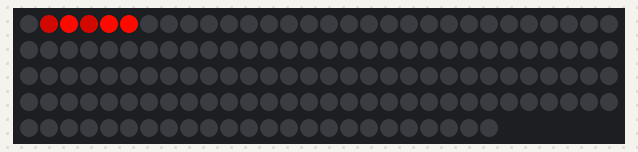
The sketch below on a simulated Arduino Uno, built with avr-gcc and run on an emulated ATmega328P. Shown: 144 RGB LEDs in strip order, left to right, continuing on the next row. Dim RGB values are drawn brighter than linear; random numbers use the default seed unless the sketch sets one.

Above: at 0.02 s.
At 5.29 s:
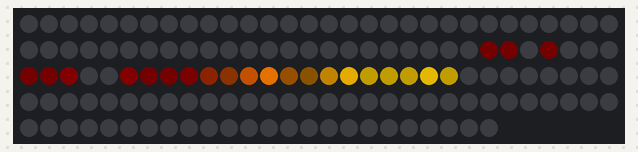
At 10.57 s:
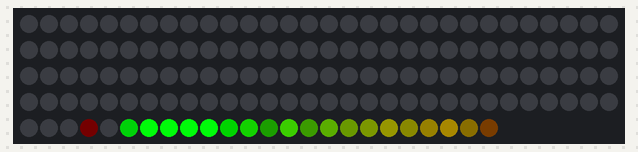
At 20.7 s:
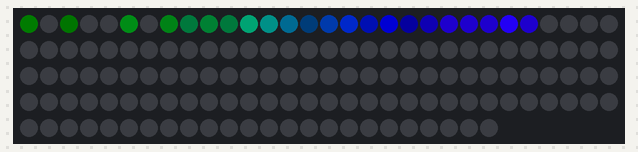
At 30.28 s:
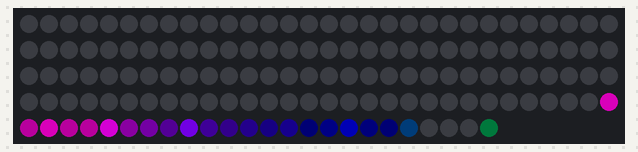
At 39.85 s:
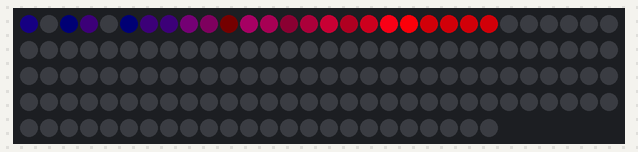

The sketch:

EffectsLEDStrip.ino
```cpp
#include <Arduino.h>
#define FASTLED_INTERNAL
#include <FastLED.h>

#define NUM_LEDS    144 // Número de leds de la tira
#define LED_PIN     6   // Pin digital Arduino Uno

CRGB g_LEDs[NUM_LEDS] = {0}; //Buffer

void setup() {
  pinMode(LED_PIN, OUTPUT);
  FastLED.addLeds<WS2812B, LED_PIN, GRB>(g_LEDs, NUM_LEDS);  // FastLed
}

void loop() {
  DrawComet(); // Efecto Cometa
}

void DrawComet() {
    const byte fadeAmt = 128;
    const int cometSize = 5; // Tamaño del cometa (5 LEDs consecutivos)
    const int deltaHue  = 4; // Velocidad cambio de color

    static byte hue = HUE_RED; // Color rojo
    static int iDirection = 1; // 1: se mueve a la derecha | -1: se mueve a la izquierda
    static int iPos = 0; // Posición inicial

    hue += deltaHue; // Cambio color

    iPos += iDirection; // Cambio posicion

    // Compruba si llego al final
    if (iPos == (NUM_LEDS - cometSize) || iPos == 0)
        iDirection *= -1;

    for (int i = 0; i < cometSize; i++)
        g_LEDs[iPos + i].setHue(hue);

    // Desvanece los leds aleatoriamente
    for (int j = 0; j < NUM_LEDS; j++)
        if (random(10) > 5)
            g_LEDs[j] = g_LEDs[j].fadeToBlackBy(fadeAmt);

    FastLED.show();
    delay(50);
}
```
